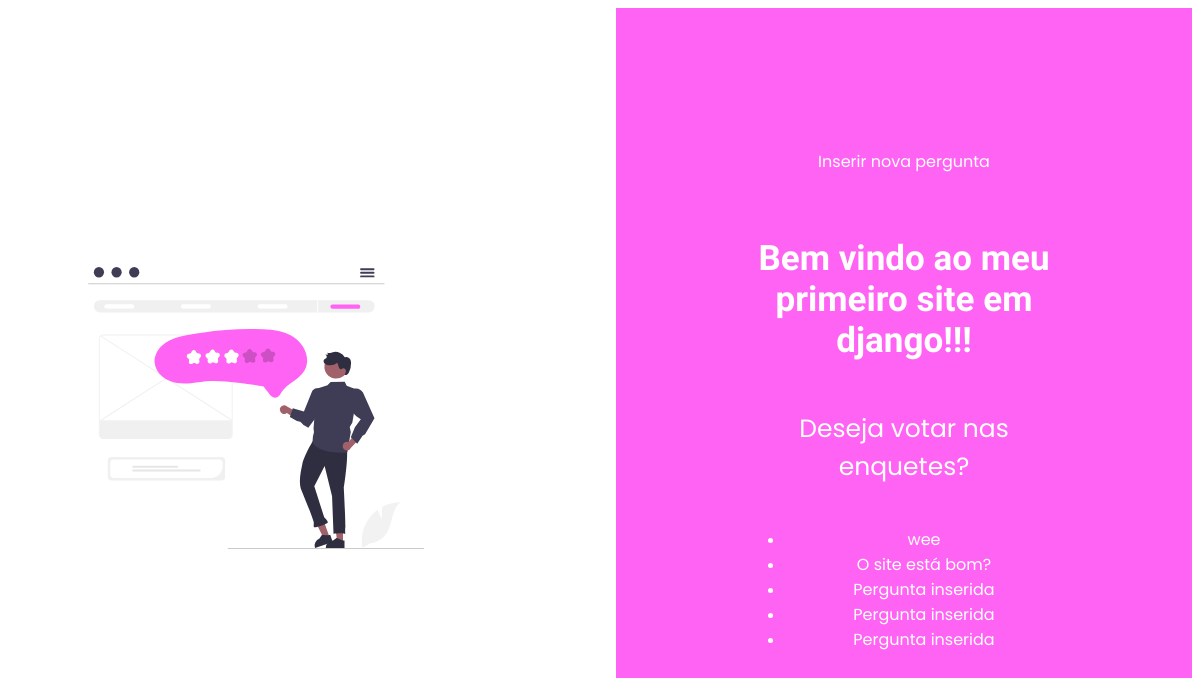
The page /polls/ on the database as committed earlier.
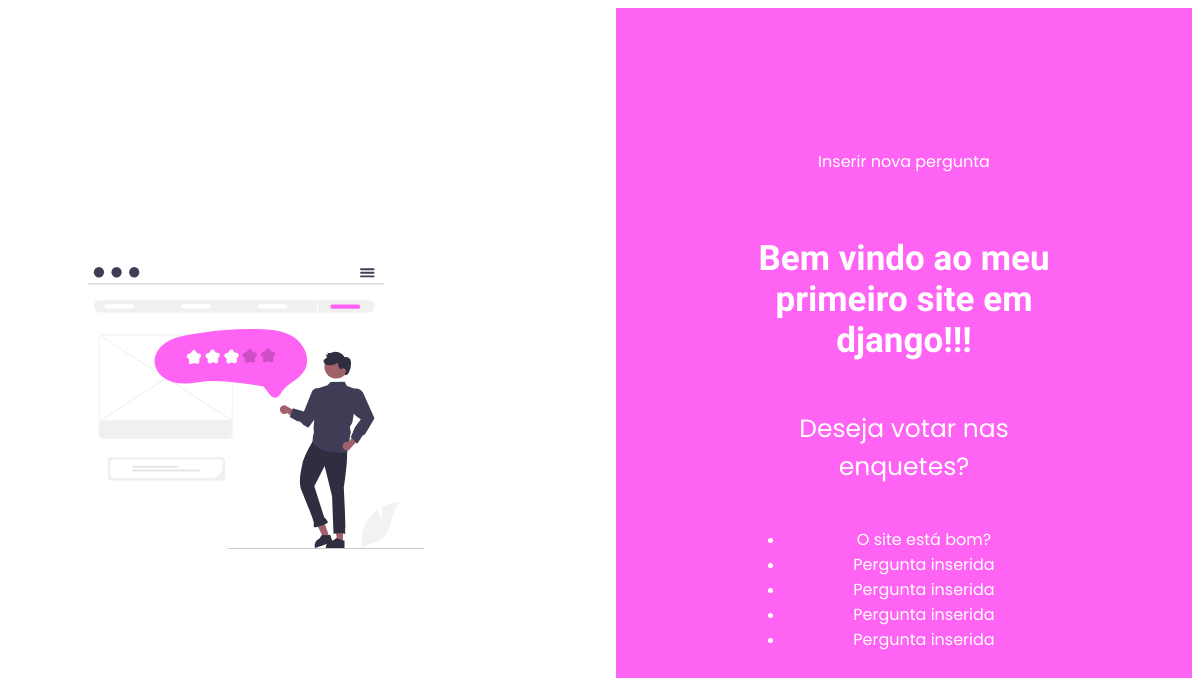
The same page on the database as committed later.
### polls/models.py (models this page shows, shortened)
class Question(models.Model):
    question_text = models.CharField(max_length=200)
    pub_date = models.DateTimeField('date_published')

### polls/views.py (the view)
# urls.py: path('', views.index, name='index'),
def index(request):
    latest_question_list = Question.objects.order_by('-pub_date')[:5]
    context = {'latest_question_list': latest_question_list}
    return render(request,'polls/index.html', context)

### template/polls/index.html (shortened to what this page needs)
{% load static %}
<!DOCTYPE html>
<html lang="en">
<head>
    <link rel="stylesheet" type="text/css" href="{% static '/css/index.css' %}" />
</head>
<div class="index">
    <aside>
        <img src="{%static '/img/voto.svg' %}" alt='pessoa votando' class="img"/>
    </aside>
    <main>
        <div class="main-content">
            <a href="{% url 'polls:insert' %}" class="button-insert">Inserir nova pergunta</a>
        <h1>Bem vindo ao meu primeiro site em django!!!</h1>
        <p class="vote">Deseja votar nas enquetes?</p>
        {% if latest_question_list %}
            <ul>
                {% for question in latest_question_list %}
                    <li><a href="{% url 'polls:vote' question.id %}">{{ question.question_text}}</a></li>
                {% endfor %}
            </ul>
        {% else %}
            <p>No polls are available.</p>
        {% endif %}
        </div>
        </main>
</div>
</html>

Rows that differ between the two databases and show on the page:
removed Question: question_text "wee"
now on this page (row unchanged): Question: question_text "Pergunta inserida"
